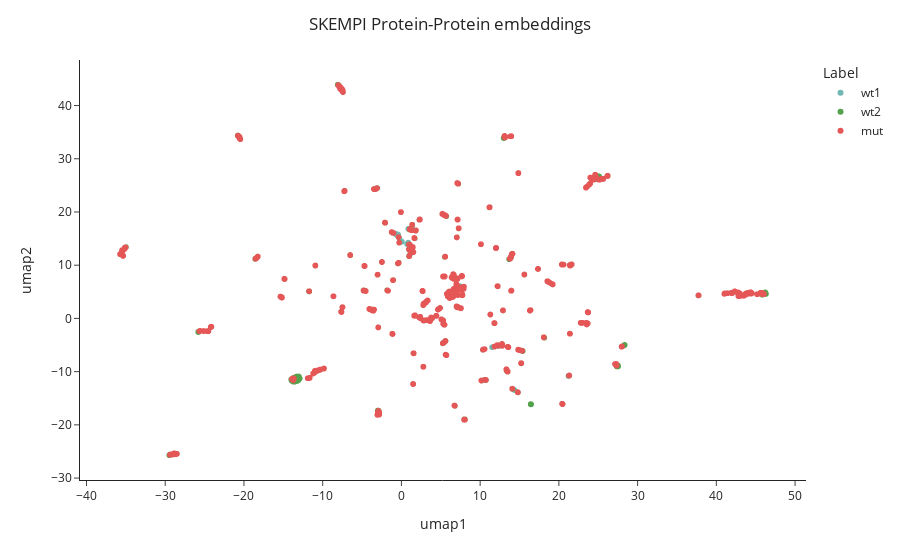

This figure's notebook cell:
### Code cell
color_dict = {'wt1':'#72B7B2', 'wt2':'#54A24B', 'mut':'#E45756'}
fig= px.scatter(
    df_umap_,
    x = 'umap1',
    y = 'umap2',
    color='Label',
    color_discrete_map=color_dict,
    hover_name='Protein',
    hover_data={
        'Protein': False,
        'PDB': True,
        'Label': True,
        'PPI': True,
        'Mutation':True,
        'Affinity':True,
        'umap1':False,
        'umap2':False
    }
)
fig.update_layout(template='simple_white',
                  title='SKEMPI Protein-Protein embeddings',
                  title_x=0.5
                  )
fig.show()

### Figure 1 — Plotly figure (JSON) as saved in the notebook; plotly's stock layout.template omitted (floating-point values rounded to 4 significant figures; data arrays with more than 128 entries replaced by an {"elided": "..."} marker saying what was removed)
{"data": [{"customdata": {"elided": "202x6 mixed values"}, "hovertemplate": "<b>%{hovertext}</b><br><br>Label=%{customdata[2]}<br>PDB=%{customdata[1]}<br>PPI=%{customdata[3]}<br>Mutation=%{customdata[4]}<br>Affinity=%{customdata[5]}<extra></extra>", "hovertext": {"elided": "202 str values"}, "legendgroup": "wt1", "marker": {"color": "#72B7B2", "symbol": "circle"}, "mode": "markers", "name": "wt1", "showlegend": true, "x": {"elided": "202 float values"}, "xaxis": "x", "y": {"elided": "202 float values"}, "yaxis": "y", "type": "scattergl"}, {"customdata": {"elided": "1672x6 mixed values"}, "hovertemplate": "<b>%{hovertext}</b><br><br>Label=%{customdata[2]}<br>PDB=%{customdata[1]}<br>PPI=%{customdata[3]}<br>Mutation=%{customdata[4]}<br>Affinity=%{customdata[5]}<extra></extra>", "hovertext": {"elided": "1672 str values"}, "legendgroup": "wt2", "marker": {"color": "#54A24B", "symbol": "circle"}, "mode": "markers", "name": "wt2", "showlegend": true, "x": {"elided": "1672 float values"}, "xaxis": "x", "y": {"elided": "1672 float values"}, "yaxis": "y", "type": "scattergl"}, {"customdata": {"elided": "2022x6 mixed values"}, "hovertemplate": "<b>%{hovertext}</b><br><br>Label=%{customdata[2]}<br>PDB=%{customdata[1]}<br>PPI=%{customdata[3]}<br>Mutation=%{customdata[4]}<br>Affinity=%{customdata[5]}<extra></extra>", "hovertext": {"elided": "2022 str values"}, "legendgroup": "mut", "marker": {"color": "#E45756", "symbol": "circle"}, "mode": "markers", "name": "mut", "showlegend": true, "x": {"elided": "2022 float values"}, "xaxis": "x", "y": {"elided": "2022 float values"}, "yaxis": "y", "type": "scattergl"}], "layout": {"xaxis": {"anchor": "y", "domain": [0.0, 1.0], "title": {"text": "umap1"}}, "yaxis": {"anchor": "x", "domain": [0.0, 1.0], "title": {"text": "umap2"}}, "legend": {"title": {"text": "Label"}, "tracegroupgap": 0}, "margin": {"t": 60}, "title": {"text": "SKEMPI Protein-Protein embeddings", "x": 0.5}}}
